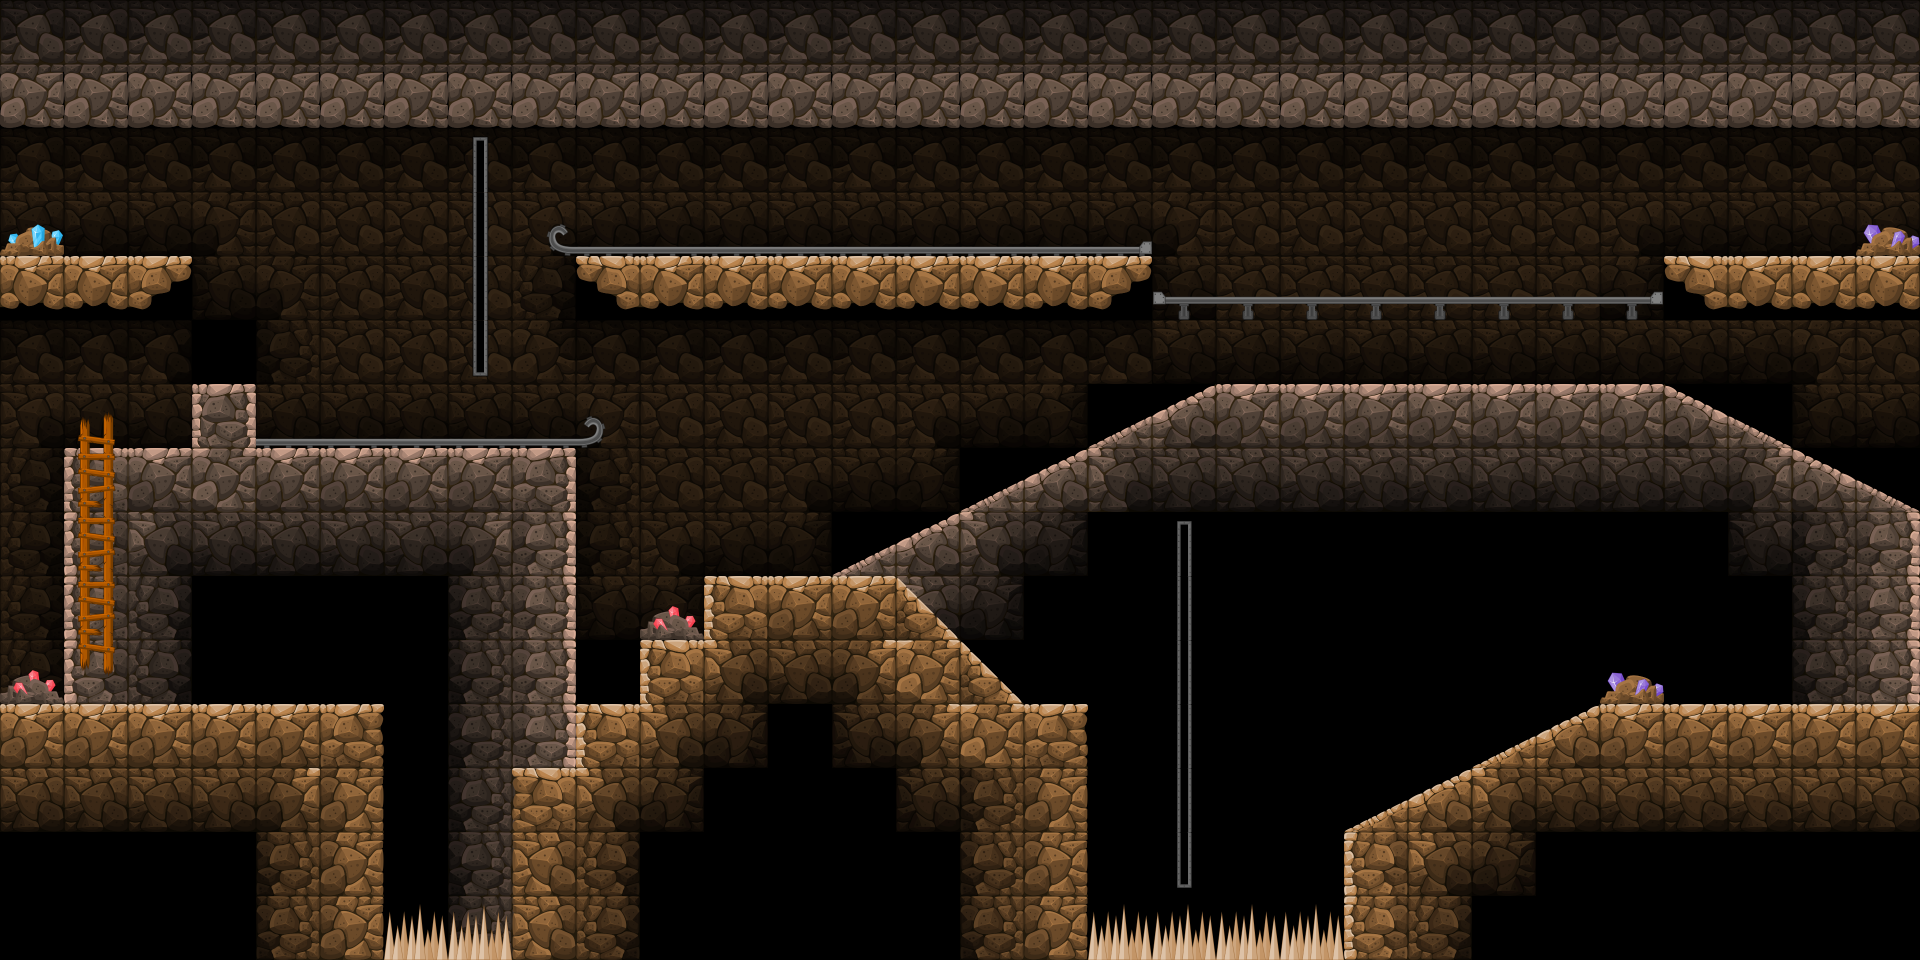

Rendered tile map (Tiled .tmx) drawn with the repository's tilesets; below, a short description and the map source with its tile grids summarised:
An orthogonal 30x15 tile map with 64x64 px tiles, 4 tile layers (Hintergrund, LevelBackground, LevelMiddleground, LevelFrontground).

<map version="1.0" orientation="orthogonal" renderorder="right-down" width="30" height="15" tilewidth="64" tileheight="64" nextobjectid="1">
 <tileset firstgid="1" source="minetiles.tsx" />
 <layer name="Hintergrund" width="30" height="15">
  <data>[450 cells, 450 non-empty, 12 distinct tile ids]</data>
 </layer>
 <layer name="LevelBackground" width="30" height="15">
  <data>[450 cells, 270 non-empty, 24 distinct tile ids]</data>
 </layer>
 <layer name="LevelMiddleground" width="30" height="15">
  <data>[450 cells, 125 non-empty, 24 distinct tile ids]</data>
 </layer>
 <layer name="LevelFrontground" width="30" height="15">
  <data>[450 cells, 44 non-empty, 16 distinct tile ids]</data>
 </layer>
</map>
